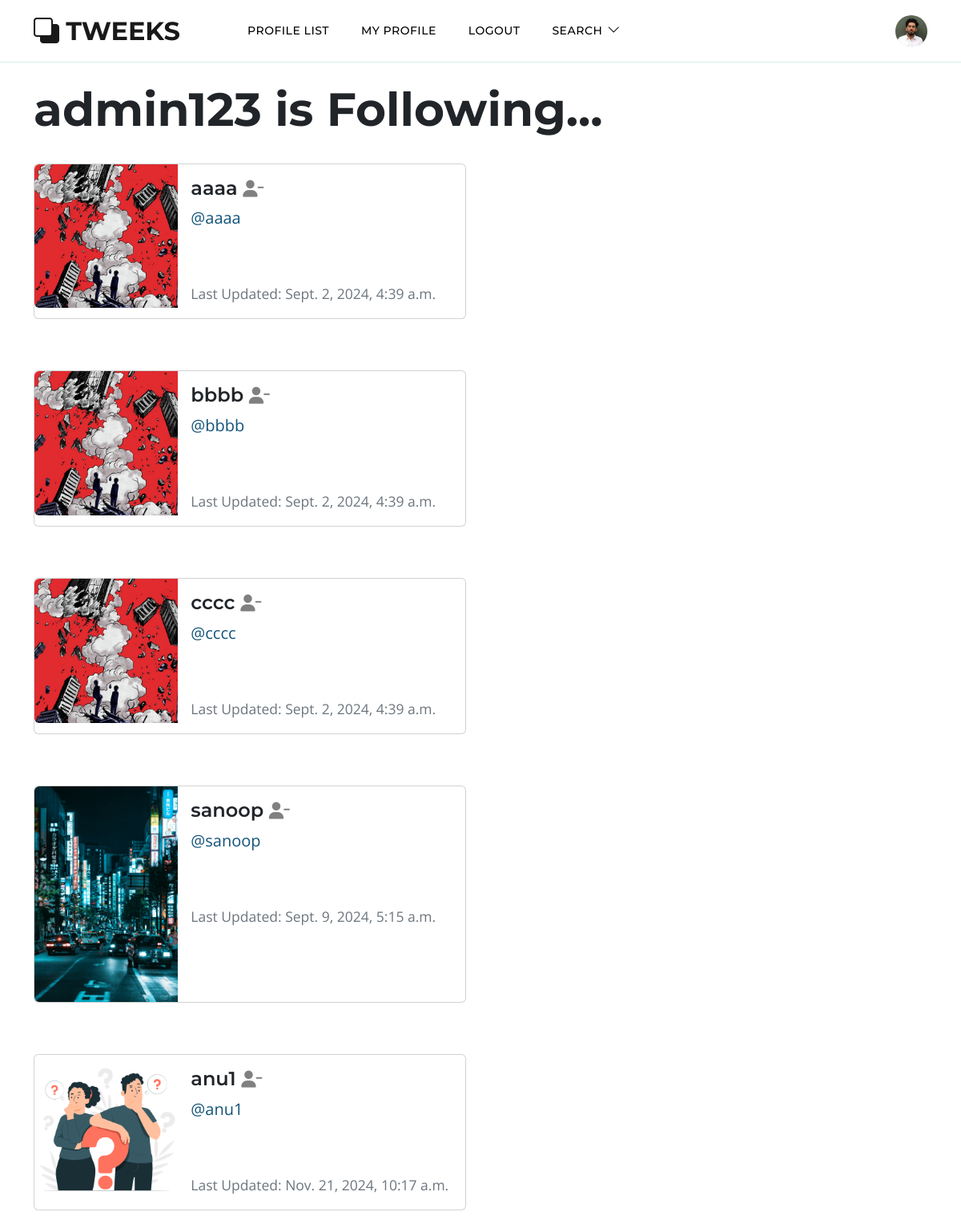
The page /profile/follows/1 (signed in) on the database its author committed.
### appzz11/models.py (models this page shows, shortened)
class Profile(models.Model):
    user = models.OneToOneField(User, on_delete=models.CASCADE)
    follows = models.ManyToManyField("self", related_name="followed_by", symmetrical=False, blank=True)
    date_modified = models.DateTimeField(User, auto_now=True)
    profile_image = models.ImageField(null=True, blank=True, upload_to="images/" )
    profile_bio = models.CharField(null=True, blank=True, max_length=500)
    homepage_link = models.CharField(null=True, blank=True, max_length=100)
    facebook_link = models.CharField(null=True, blank=True, max_length=100)
    instagram_link = models.CharField(null=True, blank=True, max_length=100)
    linkedin_link = models.CharField(null=True, blank=True, max_length=100)

### appzz11/views.py (the view)
# urls.py: path('profile/follows/<int:pk>', views.follows, name='follows'),
def follows(request, pk):
	if request.user.is_authenticated:
		if request.user.id == pk:
			profiles = Profile.objects.get(user_id=pk)
			return render(request, 'follows.html', {"profiles":profiles})
		else:
			messages.success(request, ("That's Not Your Profile Page..."))
			return redirect('home')
	else:
		messages.success(request, ("You Must Be Logged In To View This Page..."))
		return redirect('home')

### templates/follows.html
{% extends 'base.html' %}
{% load static %}
{% block content %}
	<h1>{{ request.user.username }} is Following...</h1>
<br/>
{% if profiles %}
	{% for profile in profiles.follows.all %}
		<div class="card mb-3" style="max-width: 540px;">
  <div class="row g-0">
    <div class="col-md-4">
      {% if profile.profile_image %}
      <img src="{{ profile.profile_image.url }}" width=200 height=200 class="img-fluid rounded-start" alt="{{profile.user.username}}">
      {% else %}
      <img src="{% static 'img1.jpg' %}" class="img-fluid rounded-start" alt="Profile Image">
      {% endif %}
    </div>
    <div class="col-md-8">
      <div class="card-body">
        <h5 class="card-title">{{ profile.user.username }}
        {% if profile in profiles.follows.all %}
<a href="{% url 'unfollow' profile.user.id %}">
<i class="fa fa-user-minus small" style="color:gray"></i>
  </a>
           {% else %}
 <a href="{% url 'follow' profile.user.id %}">
 <i class="fa fa-user-plus small" style="color:gray"></i>
  </a>
           {% endif %}
        </h5>
        <p class="card-text"><a href="{% url 'profile' profile.user.id %}">@{{ profile.user.username|lower }}</a></p>
        <br/><br/>
        <p class="card-text"><small class="text-muted">Last Updated: {{ profile.date_modified }}</small></p>
      </div>
    </div>
  </div>
</div>
<br/><br/>
	{% endfor %}
{% endif %}
{% endblock %}

### templates/navbar.html (shortened to what this page needs)
{% load static %}
<nav class="navbar navbar-expand-lg">
  <div class="container">
    <a class="navbar-brand" href="{% url 'home' %}">
        <i class="bi-back"></i>
        <span>TWEEKS</span>
    </a>
    <div class="collapse navbar-collapse" id="navbarNav">
        <ul class="navbar-nav ms-lg-5 me-lg-auto">
          {% if user.is_authenticated %}
            <li class="nav-item">
                <a class="nav-link click-scroll" href="{% url 'profile_list' %}">Profile List</a>
            </li>
            <li class="nav-item">
                <a class="nav-link click-scroll"  href="{% url 'profile' request.user.id %}"> my Profile</a>
            </li>
            <li class="nav-item">
                <a class="nav-link click-scroll" href="{% url 'logout' %}"> Logout</a>
            </li>
          {% endif %}
            <li class="nav-item dropdown">
                <a class="nav-link dropdown-toggle" href="#" id="navbarLightDropdownMenuLink" role="button" data-bs-toggle="dropdown" aria-expanded="false">SEARCH</a>
            </li>
        </ul>
        {% if user.is_authenticated %}
          <div class="d-none d-lg-block">
            <a href="{% url 'profile' request.user.id %}" >
              {% if user.profile.profile_image %}
                <img src="{{ user.profile.profile_image.url }}" class="rounded-circle" height=40 width=40>
              {% else %}
                <img src="{% static 'img1.jpg' %}" class="img-fluid rounded-circle" alt="Profile Image" height=30 width=30>
              {% endif %}
            </a>
          </div>
        {% endif %}
    </div>
  </div>
</nav>

### static/css/templatemo-topic-listing.css (style rules this page uses)
:root { --white-color: #ffffff; --primary-color: #13547a; --secondary-color: #80d0c7; --section-bg-color: #f0f8ff; --custom-btn-bg-color: #80d0c7; --custom-btn-bg-hover-color: #13547a; --dark-color: #000000; --p-color: #717275; --border-color: #7fffd4; --link-hover-color: #13547a; --body-font-family: 'Open Sans', sans-serif; --title-font-family: 'Montserrat', sans-serif; --h1-font-size: 58px; --h2-font-size: 46px; --h3-font-size: 32px; --h4-font-size: 28px; --h5-font-size: 24px; --h6-font-size: 22px; --p-font-size: 20px; --menu-font-size: 14px; --btn-font-size: 18px; --copyright-font-size: 16px; --border-radius-large: 100px; --border-radius-medium: 20px; --border-radius-small: 10px; --font-weight-normal: 400; --font-weight-medium: 500; --font-weight-semibold: 600; --font-weight-bold: 700; }
body { background-color: var(--white-color); font-family: var(--body-font-family); }
h2, h3, h4, h5, h6 { color: var(--dark-color); }
h1, h2, h3, h4, h5, h6 { font-family: var(--title-font-family); font-weight: var(--font-weight-semibold); }
h1 { font-size: var(--h1-font-size); font-weight: var(--font-weight-bold); }
h5 { font-size: var(--h5-font-size); }
p { color: var(--p-color); font-size: var(--p-font-size); font-weight: var(--font-weight-normal); }
ul li { color: var(--p-color); font-size: var(--p-font-size); font-weight: var(--font-weight-normal); }
a, button { touch-action: manipulation; transition: all 0.3s; }
a { display: inline-block; color: var(--primary-color); text-decoration: none; }
.navbar { background: transparent; border-bottom: 1px solid rgba(128, 208, 199, 0.35); z-index: 9; }
.navbar-brand, .navbar-brand:hover { font-size: var(--h3-font-size); font-weight: var(--font-weight-bold); display: block; }
.navbar-brand span { font-family: var(--title-font-family); }
.navbar-expand-lg .navbar-nav .nav-link { border-radius: var(--border-radius-large); margin: 10px; padding: 10px; }
.navbar-nav .nav-link { display: inline-block; color: var(--dark-color); font-family: var(--title-font-family); font-size: var(--menu-font-size); font-weight: var(--font-weight-medium); text-transform: uppercase; letter-spacing: 0.5px; position: relative; padding-top: 15px; padding-bottom: 15px; }
.navbar .dropdown-toggle::after { content: "\f282"; display: inline-block; font-family: bootstrap-icons !important; font-size: var(--copyright-font-size); font-style: normal; font-weight: normal !important; font-variant: normal; text-transform: none; line-height: 1; vertical-align: -.125em; -webkit-font-smoothing: antialiased; -moz-osx-font-smoothing: grayscale; position: relative; left: 2px; border: 0; }

### rows shown on the page
Profile: user.username "aaaa", date_modified "Sept. 2, 2024, 4:39 a.m."
Profile: user.username "bbbb", date_modified "Sept. 2, 2024, 4:39 a.m."
Profile: user.username "cccc", date_modified "Sept. 2, 2024, 4:39 a.m."
Profile: profile_image (picture), user.username "sanoop", date_modified "Sept. 9, 2024, 5:15 a.m."
Profile: profile_image (picture), user.username "anu1", date_modified "Nov. 21, 2024, 10:17 a.m."

### other values the page prints
{{ request.user.username }} "admin123"
